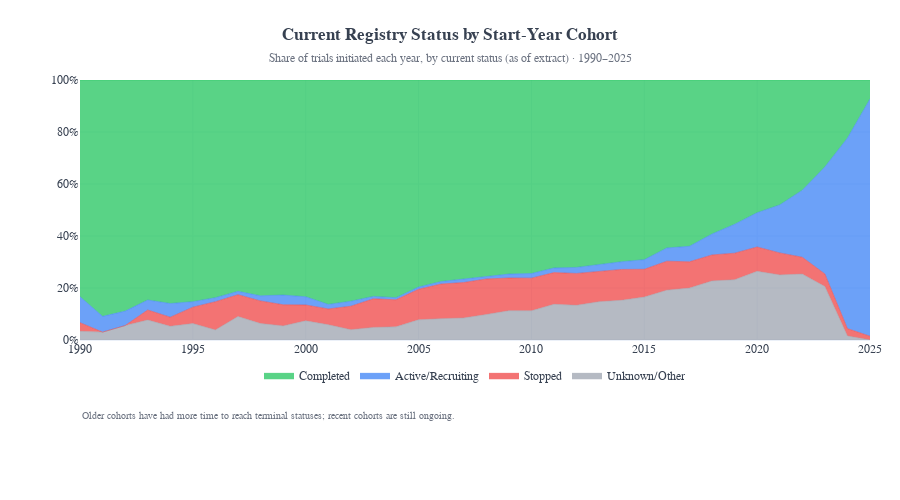

The cell this chart's notebook holds for it:
### Markdown cell above
## 2.2 Current Status of Trials by Initiation Year

For each start-year cohort, what is the distribution of current registry statuses today?

- **What this shows:** Current status (as of data extraction) of trials initiated in each year.
- **How to interpret:** Not a measure of "status at initiation"—differences across years largely reflect time since start.

### Code cell
# ============================================================
# 2.2 Current Status of Trials by Initiation Year
# ============================================================
# Uses STATUS_AGG_MAP from setup cell

# Aggregate by year and aggregated status
df_status_agg = df_temporal.copy()
df_status_agg['status_agg'] = (
    df_status_agg['status_group']
    .astype(str).str.strip()
    .map(STATUS_AGG_MAP)
    .fillna('Unknown/Other')  # Catch unmapped statuses
)

yearly_status_agg = (
    df_status_agg
    .groupby(['start_year', 'status_agg'])
    .size()
    .reset_index(name='trial_count')
)

# Pivot for line chart
pivot_status = yearly_status_agg.pivot_table(
    index='start_year',
    columns='status_agg',
    values='trial_count',
    fill_value=0
)

# Reindex to ensure all years are present (even if zero)
all_years = range(min_year, max_year + 1)
pivot_status = pivot_status.reindex(all_years, fill_value=0)

# Use order from constants (imported in setup)
status_agg_cols = [s for s in STATUS_AGG_ORDER if s in pivot_status.columns]
pivot_status = pivot_status[status_agg_cols]

# Create 100% stacked area chart (shows composition per cohort)
fig_status_trends = create_stacked_area_chart(
    pivot_data=pivot_status,
    title="Current Registry Status by Start-Year Cohort",
    subtitle=f"Share of trials initiated each year, by current status (as of extract) · {temporal_year_range}",
    note="Older cohorts have had more time to reach terminal statuses; recent cohorts are still ongoing.",
    colors=STATUS_AGG_COLORS,
    normalize=True,  # 100% stacked
)

fig_status_trends.show()

### Figure 1 — Plotly figure (JSON) as saved in the notebook; plotly's stock layout.template omitted (floating-point values rounded to 4 significant figures)
{"data": [{"customdata": [[1, 30], [1, 33], [2, 36], [4, 52], [3, 57], [6, 95], [5, 129], [14, 155], [16, 253], [16, 295], [35, 475], [30, 511], [29, 731], [48, 990], [69, 1365], [129, 1661], [170, 2072], [197, 2325], [259, 2645], [318, 2823], [335, 2980], [445, 3241], [459, 3442], [534, 3622], [603, 3943], [712, 4317], [876, 4567], [970, 4859], [1192, 5246], [1320, 5697], [1559, 5904], [1689, 6745], [1683, 6640], [1400, 6800], [106, 6744], [1, 6463]], "fillcolor": "rgba(156,163,175,0.75)", "groupnorm": "percent", "hovertemplate": "<b>Unknown/Other</b><br>%{y:.1f}% (n=%{customdata[0]:,} of %{customdata[1]:,})<extra></extra>", "line": {"color": "#9ca3af", "width": 0.5}, "mode": "lines", "name": "Unknown/Other", "stackgroup": "one", "type": "scatter", "x": [1990, 1991, 1992, 1993, 1994, 1995, 1996, 1997, 1998, 1999, 2000, 2001, 2002, 2003, 2004, 2005, 2006, 2007, 2008, 2009, 2010, 2011, 2012, 2013, 2014, 2015, 2016, 2017, 2018, 2019, 2020, 2021, 2022, 2023, 2024, 2025], "y": [3.333, 3.03, 5.556, 7.692, 5.263, 6.316, 3.876, 9.032, 6.324, 5.424, 7.368, 5.871, 3.967, 4.848, 5.055, 7.766, 8.205, 8.473, 9.792, 11.26, 11.24, 13.73, 13.34, 14.74, 15.29, 16.49, 19.18, 19.96, 22.72, 23.17, 26.41, 25.04, 25.35, 20.59, 1.572, 0.01547]}, {"customdata": [[1, 30], [0, 33], [0, 36], [2, 52], [2, 57], [6, 95], [14, 129], [13, 155], [22, 253], [24, 295], [29, 475], [31, 511], [66, 731], [109, 990], [142, 1365], [195, 1661], [276, 2072], [317, 2325], [362, 2645], [355, 2823], [374, 2980], [395, 3241], [422, 3442], [419, 3622], [467, 3943], [462, 4317], [508, 4567], [491, 4859], [524, 5246], [582, 5697], [553, 5904], [570, 6745], [430, 6640], [328, 6800], [190, 6744], [93, 6463]], "fillcolor": "rgba(239,68,68,0.75)", "groupnorm": "percent", "hovertemplate": "<b>Stopped</b><br>%{y:.1f}% (n=%{customdata[0]:,} of %{customdata[1]:,})<extra></extra>", "line": {"color": "#ef4444", "width": 0.5}, "mode": "lines", "name": "Stopped", "stackgroup": "one", "type": "scatter", "x": [1990, 1991, 1992, 1993, 1994, 1995, 1996, 1997, 1998, 1999, 2000, 2001, 2002, 2003, 2004, 2005, 2006, 2007, 2008, 2009, 2010, 2011, 2012, 2013, 2014, 2015, 2016, 2017, 2018, 2019, 2020, 2021, 2022, 2023, 2024, 2025], "y": [3.333, 0.0, 0.0, 3.846, 3.509, 6.316, 10.85, 8.387, 8.696, 8.136, 6.105, 6.067, 9.029, 11.01, 10.4, 11.74, 13.32, 13.63, 13.69, 12.58, 12.55, 12.19, 12.26, 11.57, 11.84, 10.7, 11.12, 10.1, 9.989, 10.22, 9.367, 8.451, 6.476, 4.824, 2.817, 1.439]}, {"customdata": [[3, 30], [2, 33], [2, 36], [2, 52], [3, 57], [2, 95], [2, 129], [2, 155], [5, 253], [11, 295], [15, 475], [9, 511], [14, 731], [9, 990], [11, 1365], [14, 1661], [20, 2072], [29, 2325], [26, 2645], [43, 2823], [53, 2980], [58, 3241], [80, 3442], [101, 3622], [117, 3943], [160, 4317], [233, 4567], [290, 4859], [423, 5246], [633, 5697], [779, 5904], [1246, 6745], [1713, 6640], [2799, 6800], [4941, 6744], [5899, 6463]], "fillcolor": "rgba(59,130,246,0.75)", "groupnorm": "percent", "hovertemplate": "<b>Active/Recruiting</b><br>%{y:.1f}% (n=%{customdata[0]:,} of %{customdata[1]:,})<extra></extra>", "line": {"color": "#3b82f6", "width": 0.5}, "mode": "lines", "name": "Active/Recruiting", "stackgroup": "one", "type": "scatter", "x": [1990, 1991, 1992, 1993, 1994, 1995, 1996, 1997, 1998, 1999, 2000, 2001, 2002, 2003, 2004, 2005, 2006, 2007, 2008, 2009, 2010, 2011, 2012, 2013, 2014, 2015, 2016, 2017, 2018, 2019, 2020, 2021, 2022, 2023, 2024, 2025], "y": [10.0, 6.061, 5.556, 3.846, 5.263, 2.105, 1.55, 1.29, 1.976, 3.729, 3.158, 1.761, 1.915, 0.9091, 0.8059, 0.8429, 0.9653, 1.247, 0.983, 1.523, 1.779, 1.79, 2.324, 2.789, 2.967, 3.706, 5.102, 5.968, 8.063, 11.11, 13.19, 18.47, 25.8, 41.16, 73.27, 91.27]}, {"customdata": [[25, 30], [30, 33], [32, 36], [44, 52], [49, 57], [81, 95], [108, 129], [126, 155], [210, 253], [244, 295], [396, 475], [441, 511], [622, 731], [824, 990], [1143, 1365], [1323, 1661], [1606, 2072], [1782, 2325], [1998, 2645], [2107, 2823], [2218, 2980], [2343, 3241], [2481, 3442], [2568, 3622], [2756, 3943], [2983, 4317], [2950, 4567], [3108, 4859], [3107, 5246], [3162, 5697], [3013, 5904], [3240, 6745], [2814, 6640], [2273, 6800], [1507, 6744], [470, 6463]], "fillcolor": "rgba(34,197,94,0.75)", "groupnorm": "percent", "hovertemplate": "<b>Completed</b><br>%{y:.1f}% (n=%{customdata[0]:,} of %{customdata[1]:,})<extra></extra>", "line": {"color": "#22c55e", "width": 0.5}, "mode": "lines", "name": "Completed", "stackgroup": "one", "type": "scatter", "x": [1990, 1991, 1992, 1993, 1994, 1995, 1996, 1997, 1998, 1999, 2000, 2001, 2002, 2003, 2004, 2005, 2006, 2007, 2008, 2009, 2010, 2011, 2012, 2013, 2014, 2015, 2016, 2017, 2018, 2019, 2020, 2021, 2022, 2023, 2024, 2025], "y": [83.33, 90.91, 88.89, 84.62, 85.96, 85.26, 83.72, 81.29, 83.0, 82.71, 83.37, 86.3, 85.09, 83.23, 83.74, 79.65, 77.51, 76.65, 75.54, 74.64, 74.43, 72.29, 72.08, 70.9, 69.9, 69.1, 64.59, 63.96, 59.23, 55.5, 51.03, 48.04, 42.38, 33.43, 22.35, 7.272]}], "layout": {"annotations": [{"align": "left", "font": {"color": "#6b7280", "family": "Arial", "size": 10}, "showarrow": false, "text": "Older cohorts have had more time to reach terminal statuses; recent cohorts are still ongoing.", "x": 0, "xref": "paper", "y": -0.32, "yref": "paper"}], "font": {"color": "#374151", "family": "Arial"}, "height": 500, "hovermode": "x unified", "legend": {"orientation": "h", "traceorder": "reversed", "x": 0.5, "xanchor": "center", "y": -0.08, "yanchor": "top"}, "margin": {"b": 160, "l": 80, "r": 30, "t": 80}, "title": {"text": "<b>Current Registry Status by Start-Year Cohort</b><br><span style='font-size:12px; color:#6b7280'>Share of trials initiated each year, by current status (as of extract) · 1990–2025</span>", "x": 0.5, "xanchor": "center"}, "xaxis": {"dtick": 5, "tickmode": "linear", "title": {}}, "yaxis": {"range": [0, 100], "ticksuffix": "%", "title": {}}}}
